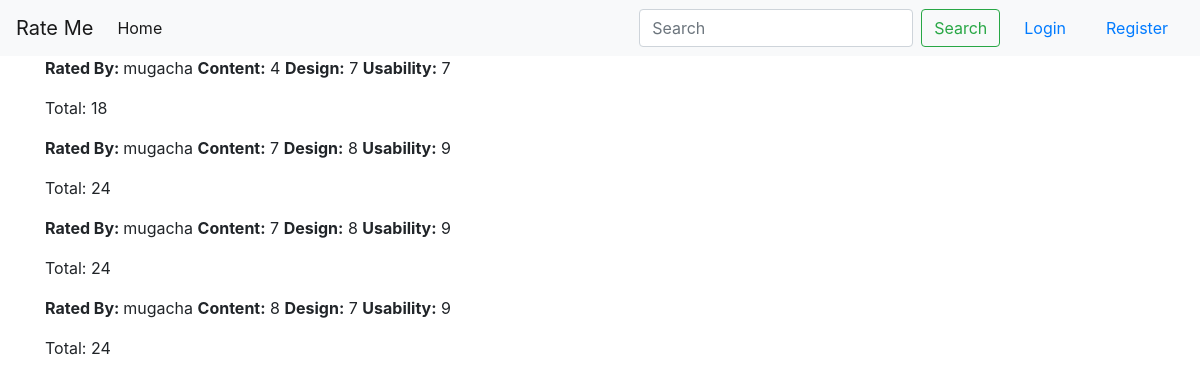
The app's page /view_ratings/1/, older data.
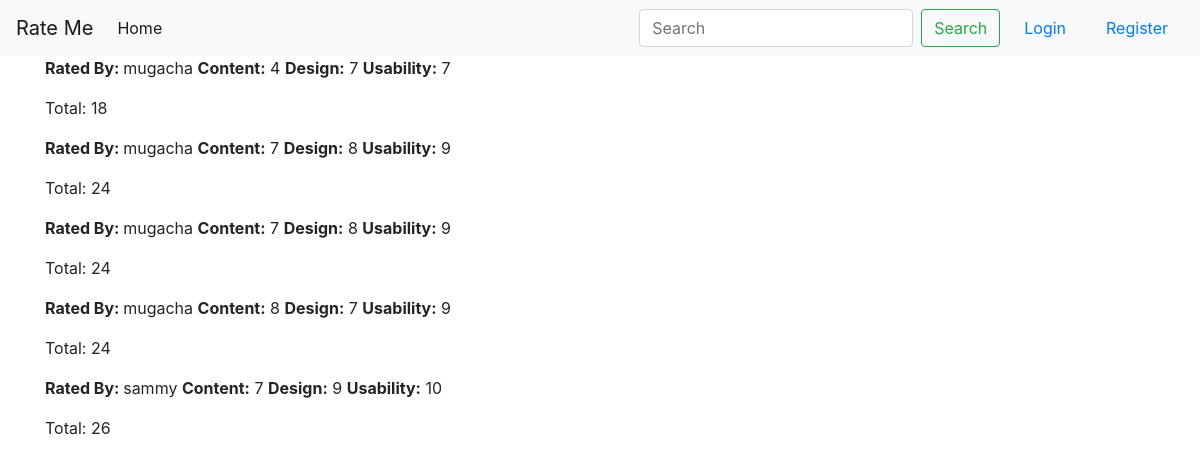
The same page, newer data.
### projects/models.py (models this page shows, shortened)
class Rating(models.Model):
    content = models.IntegerField(validators=[MaxValueValidator(10), MinValueValidator(1)], default=1)
    design = models.IntegerField(validators=[MaxValueValidator(10), MinValueValidator(1)], default=1)
    usability = models.IntegerField(validators=[MaxValueValidator(10), MinValueValidator(1)], default=1)
    author = models.ForeignKey(User, on_delete=models.CASCADE)
    project = models.ForeignKey(Project, on_delete=models.CASCADE)

### projects/views.py (the view)
# urls.py: path('view_ratings/<int:project_id>/', views.ViewRatings.as_view(), name='view_ratings'),
class ViewRatings(ListView):
    model = Rating
    def get_queryset(self):
        project_id = self.kwargs['project_id']
        rating = Rating.objects.filter(project=project_id)
        return rating

### templates/projects/rating_list.html
{% extends 'rateme/base.html' %}
{% load mathfilters %}
{% block content %}
    {% for rating in object_list %}
        <p><strong>Rated By: </strong>{{ rating.author }} <strong>Content:</strong> {{ rating.content }}
            <strong>Design:</strong> {{ rating.design }}
            <strong>Usability:</strong> {{ rating.usability }} </p>
        <p>Total: {{ rating.content|add:rating.design|add:rating.usability }} </p>
    {% endfor %}
{% endblock content %}

Row changes from the older to the newer data that the page shows:
added Rating: author "sammy", content "7", design "9", usability "10", content|add "26"
